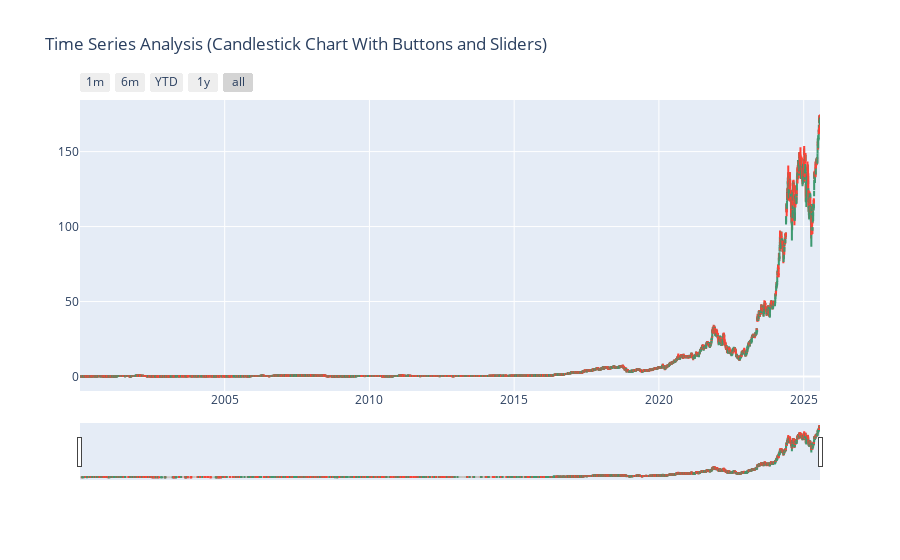

Source (notebook cell):
### Code cell
import pandas as pd
import yfinance as yf
import plotly.graph_objects as go

# Download data
data = yf.download(['NVDA'], start="2000-01-01", end="2025-12-31", auto_adjust=True)

# Extracting NVDA data
NVDAdata = data.xs('NVDA', axis=1, level=1)

# Ensuring index is datetime
NVDAdata.index = pd.to_datetime(NVDAdata.index)

# Ploting candlestick
fig = go.Figure(data=[go.Candlestick(
    x=NVDAdata.index,
    open=NVDAdata['Open'],
    high=NVDAdata['High'],
    low=NVDAdata['Low'],
    close=NVDAdata['Close']
)])

fig.update_layout(
    title="Time Series Analysis (Candlestick Chart With Buttons and Sliders)",
    xaxis=dict(
        rangeslider=dict(visible=True),
        rangeselector=dict(
            buttons=list([
                dict(count=1, label="1m", step="month", stepmode="backward"),
                dict(count=6, label="6m", step="month", stepmode="backward"),
                dict(count=1, label="YTD", step="year", stepmode="todate"),
                dict(count=1, label="1y", step="year", stepmode="backward"),
                dict(step="all")
            ])
        )
    )
)

fig.show()

### Figure 1 — Plotly figure (JSON) as saved in the notebook; plotly's stock layout.template omitted (floating-point values rounded to 4 significant figures; data arrays with more than 128 entries replaced by an {"elided": "..."} marker saying what was removed)
{"data": [{"close": {"elided": "6429 float values"}, "high": {"elided": "6429 float values"}, "low": {"elided": "6429 float values"}, "open": {"elided": "6429 float values"}, "type": "candlestick", "x": {"elided": "6429 str values"}}], "layout": {"autosize": true, "title": {"text": "Time Series Analysis (Candlestick Chart With Buttons and Sliders)"}, "xaxis": {"autorange": true, "range": ["2000-01-02 12:00", "2025-07-25 12:00"], "rangeselector": {"buttons": [{"count": 1, "label": "1m", "step": "month", "stepmode": "backward"}, {"count": 6, "label": "6m", "step": "month", "stepmode": "backward"}, {"count": 1, "label": "YTD", "step": "year", "stepmode": "todate"}, {"count": 1, "label": "1y", "step": "year", "stepmode": "backward"}, {"step": "all"}]}, "rangeslider": {"autorange": true, "range": ["2000-01-02 12:00", "2025-07-25 12:00"], "visible": true, "yaxis": {"_template": null, "rangemode": "match"}}, "type": "date"}, "yaxis": {"autorange": true, "range": [-9.649, 184.4]}}}
